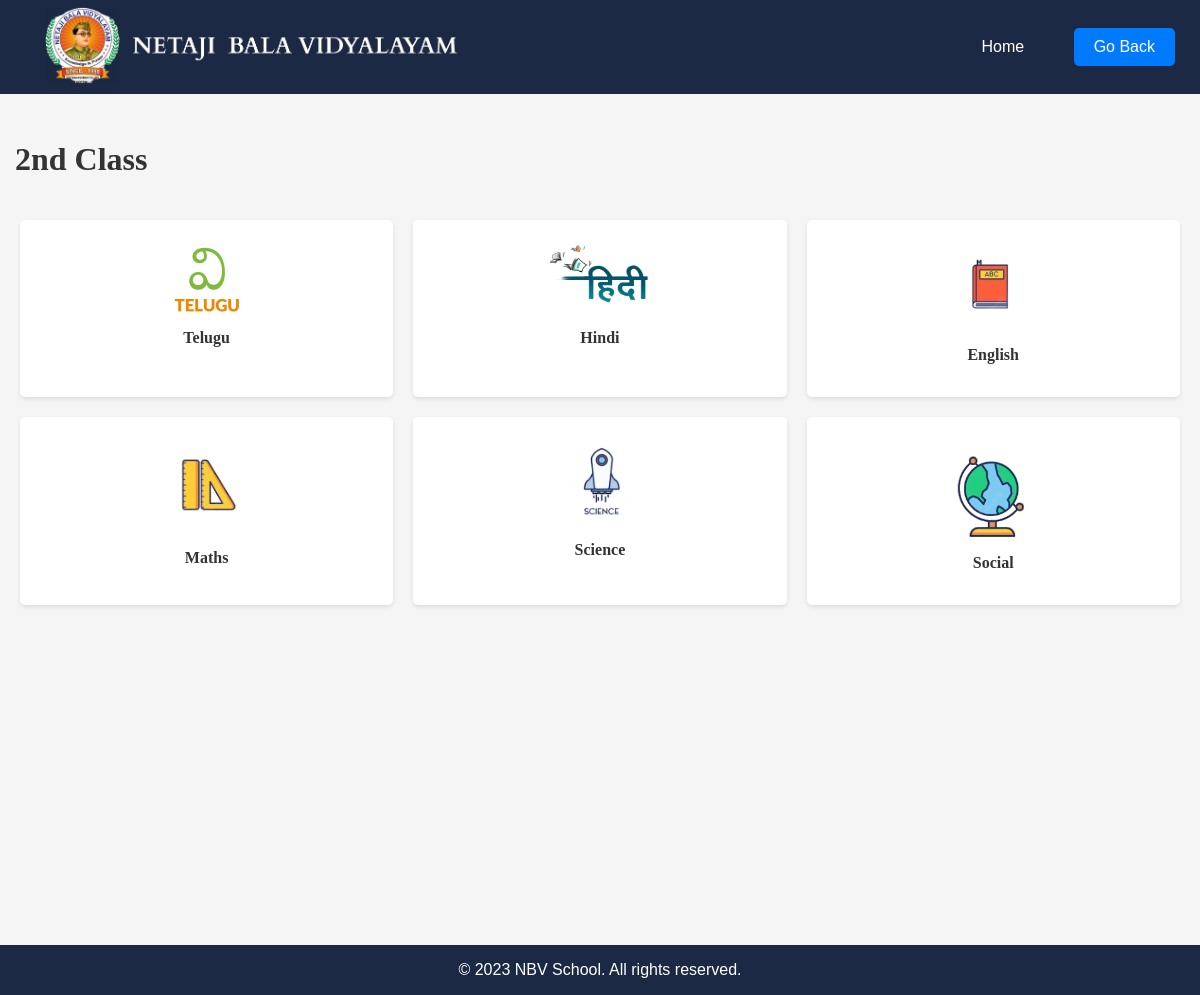
Screenshot of /classes/2nd Class/ with the database file from the repository.
### School/models.py (models this page shows)
class Subject(models.Model):
    subject_name = models.CharField(max_length=100)
    name = models.CharField(max_length=100)
    logo = models.ImageField(upload_to='subject_logos/', null=True, blank=True)

### School/views.py (the view)
# urls.py: path("classes/<str:class_name>/", views.classes, name='class_page'),
def classes(request, class_name):
    subjects = Subject.objects.filter(name=class_name)
    return render(request, 'classes.html', {'class_name': class_name, 'subjects': subjects})

### templates/classes.html (shortened to what this page needs)
<!DOCTYPE html>
<html lang="en">
{% load static %}
    <head>
    </head>
        <header class="header">
            <a href="/"><img src="{%static 'img/logo.png'%}" alt="Logo" class="logo"></a>
             <nav class="nav-links">
                    <ul>
                        <li><a href="/">Home</a></li>
                        <li><button id="goBackButton">Go Back</button></li>
                    </ul>
             </nav>
        </header>
        <head>
            <div class="vertical-space"></div>
            <div class="vertical-space"></div>
            <div class="vertical-space"></div>
            <link rel="stylesheet" type="text/css" href="{% static 'css/carousel.css' %}">
            </head>
                <h1>{{ class_name }}</h1>
            <body class="cl-page">
              <div class="block-container">
                  <ul class="subject-list">
                        {% for subject in subjects %}
                        <li class="subject-item">
                            <div class="subject-content">
                                <div class="subject-logo">
                                    {% if subject.logo %}
                                    <img src="{{ subject.logo.url }}" alt="{{ subject.subject_name }}" class="logo-image">
                                    {% else %}
                                    No logo available
                                    {% endif %}
                                </div>
                                <h2 class="subject-name">{{ subject.subject_name }}</h2>
                            </div>
                        </li>
                        {% endfor %}
                  </ul>
              </div>
            </body>
    {% include 'footer.html' %}
</html>

### static/css/carousel.css (style rules this page uses)
.logo { width: 420px; height: auto; margin-left: 40px; }
.nav-links a { color: #fff; text-decoration: none; margin: 0 15px; }
.nav-links li { margin: 0 15px; }
.nav-links a { text-decoration: none; color: #fff; }
body { font-family: Arial, sans-serif; margin: 0; padding: 0; background-color: #f5f5f5; color: #333; }
.header { position: fixed; top: 0; left: 0; width: 100%; background-color: #1b2945; color: #fff; padding: 5px; display: flex; align-items: center; justify-content: space-between; transition: all 0.3s ease; z-index: 1000; }
nav ul { list-style: none; padding: 0; }
nav ul li { display: inline; margin-right: 20px; }
nav a { text-decoration: none; color: white; }
.vertical-space { height: 40px; }

### templates/classes.html (style rules this page uses)
button { padding: 10px 20px; background-color: #007bff; color: #fff; border: none; cursor: pointer; margin-right: 15px; font-size: 16px; border-radius: 5px; transition: background-color 0.3s ease-in-out; }
.subject-list { list-style: none; display: flex; flex-wrap: wrap; padding: 10px; margin-bottom: 320px; transition: transform 0.5s ease-in-out; }
.subject-item { width: calc(33.33% - 20px); margin: 10px; text-align: center; background-color: #fff; border-radius: 5px; box-shadow: 0 2px 4px rgba(0, 0, 0, 0.1); }
.subject-content { display: flex; flex-direction: column; align-items: center; padding: 20px; }
.subject-logo img { max-width: 100px; height: auto; }
.subject-name { font-size: 16px; font-weight: bold; color: #333; margin-top: 10px; }
h1 { margin-left: 15px; font-family: 'Brush Script', cursive; }
h2 { font-family: 'Brush Script', cursive; }

### rows the page displays
Subject: logo (picture), subject_name "Telugu"
Subject: logo (picture), subject_name "Hindi"
Subject: logo (picture), subject_name "English"
Subject: logo (picture), subject_name "Maths"
Subject: logo (picture), subject_name "Science"
Subject: logo (picture), subject_name "Social"

### other values shown
{{ class_name }} "2nd Class"
